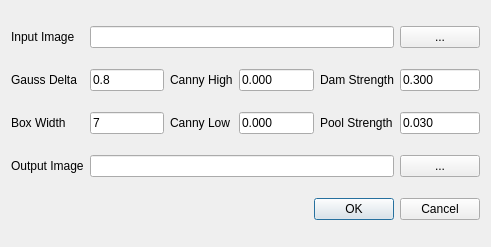
<?xml version="1.0" encoding="UTF-8"?>
<ui version="4.0">
 <class>SegmentationDialog</class>
 <widget class="QDialog" name="SegmentationDialog">
  <property name="geometry">
   <rect>
    <x>0</x>
    <y>0</y>
    <width>491</width>
    <height>247</height>
   </rect>
  </property>
  <property name="windowTitle">
   <string>Dam Burst</string>
  </property>
  <layout class="QGridLayout" name="gridLayout" rowstretch="0,0,0,0,0,0,0,0">
   <item row="0" column="0">
    <widget class="QLabel" name="label">
     <property name="text">
      <string>Input Image</string>
     </property>
    </widget>
   </item>
   <item row="1" column="5">
    <widget class="QLineEdit" name="leDamStrength">
     <property name="text">
      <string>0.300</string>
     </property>
    </widget>
   </item>
   <item row="1" column="1">
    <widget class="QLineEdit" name="leGauss">
     <property name="text">
      <string>0.8</string>
     </property>
    </widget>
   </item>
   <item row="2" column="2">
    <widget class="QLabel" name="label_5">
     <property name="text">
      <string>Canny Low</string>
     </property>
    </widget>
   </item>
   <item row="2" column="1">
    <widget class="QLineEdit" name="leTexturePeriod">
     <property name="text">
      <string>7</string>
     </property>
    </widget>
   </item>
   <item row="6" column="5">
    <widget class="QPushButton" name="btnOutputShp">
     <property name="text">
      <string notr="true">...</string>
     </property>
    </widget>
   </item>
   <item row="2" column="0">
    <widget class="QLabel" name="label_4">
     <property name="text">
      <string>Box Width</string>
     </property>
    </widget>
   </item>
   <item row="1" column="3">
    <widget class="QLineEdit" name="leHighPercentage">
     <property name="text">
      <string>0.000</string>
     </property>
    </widget>
   </item>
   <item row="0" column="1" colspan="4">
    <widget class="QLineEdit" name="leInputImg">
     <property name="readOnly">
      <bool>true</bool>
     </property>
    </widget>
   </item>
   <item row="0" column="5">
    <widget class="QPushButton" name="btnInputImg">
     <property name="text">
      <string notr="true">...</string>
     </property>
    </widget>
   </item>
   <item row="1" column="4">
    <widget class="QLabel" name="label_7">
     <property name="text">
      <string>Dam Strength</string>
     </property>
    </widget>
   </item>
   <item row="2" column="5">
    <widget class="QLineEdit" name="lePoolStrength">
     <property name="text">
      <string>0.030</string>
     </property>
    </widget>
   </item>
   <item row="1" column="0">
    <widget class="QLabel" name="label_3">
     <property name="text">
      <string>Gauss Delta</string>
     </property>
    </widget>
   </item>
   <item row="7" column="0" colspan="6">
    <widget class="QDialogButtonBox" name="buttonBox">
     <property name="orientation">
      <enum>Qt::Horizontal</enum>
     </property>
     <property name="standardButtons">
      <set>QDialogButtonBox::Cancel|QDialogButtonBox::Ok</set>
     </property>
    </widget>
   </item>
   <item row="2" column="3">
    <widget class="QLineEdit" name="leLowPercentage">
     <property name="text">
      <string>0.000</string>
     </property>
    </widget>
   </item>
   <item row="2" column="4">
    <widget class="QLabel" name="label_8">
     <property name="text">
      <string>Pool Strength</string>
     </property>
    </widget>
   </item>
   <item row="6" column="0">
    <widget class="QLabel" name="label_2">
     <property name="text">
      <string notr="true">Output Image</string>
     </property>
    </widget>
   </item>
   <item row="1" column="2">
    <widget class="QLabel" name="label_6">
     <property name="text">
      <string>Canny High</string>
     </property>
    </widget>
   </item>
   <item row="6" column="1" colspan="4">
    <widget class="QLineEdit" name="leOutputShp"/>
   </item>
  </layout>
 </widget>
 <resources/>
 <connections>
  <connection>
   <sender>buttonBox</sender>
   <signal>accepted()</signal>
   <receiver>SegmentationDialog</receiver>
   <slot>accept()</slot>
   <hints>
    <hint type="sourcelabel">
     <x>248</x>
     <y>254</y>
    </hint>
    <hint type="destinationlabel">
     <x>157</x>
     <y>274</y>
    </hint>
   </hints>
  </connection>
  <connection>
   <sender>buttonBox</sender>
   <signal>rejected()</signal>
   <receiver>SegmentationDialog</receiver>
   <slot>reject()</slot>
   <hints>
    <hint type="sourcelabel">
     <x>316</x>
     <y>260</y>
    </hint>
    <hint type="destinationlabel">
     <x>286</x>
     <y>274</y>
    </hint>
   </hints>
  </connection>
 </connections>
</ui>
